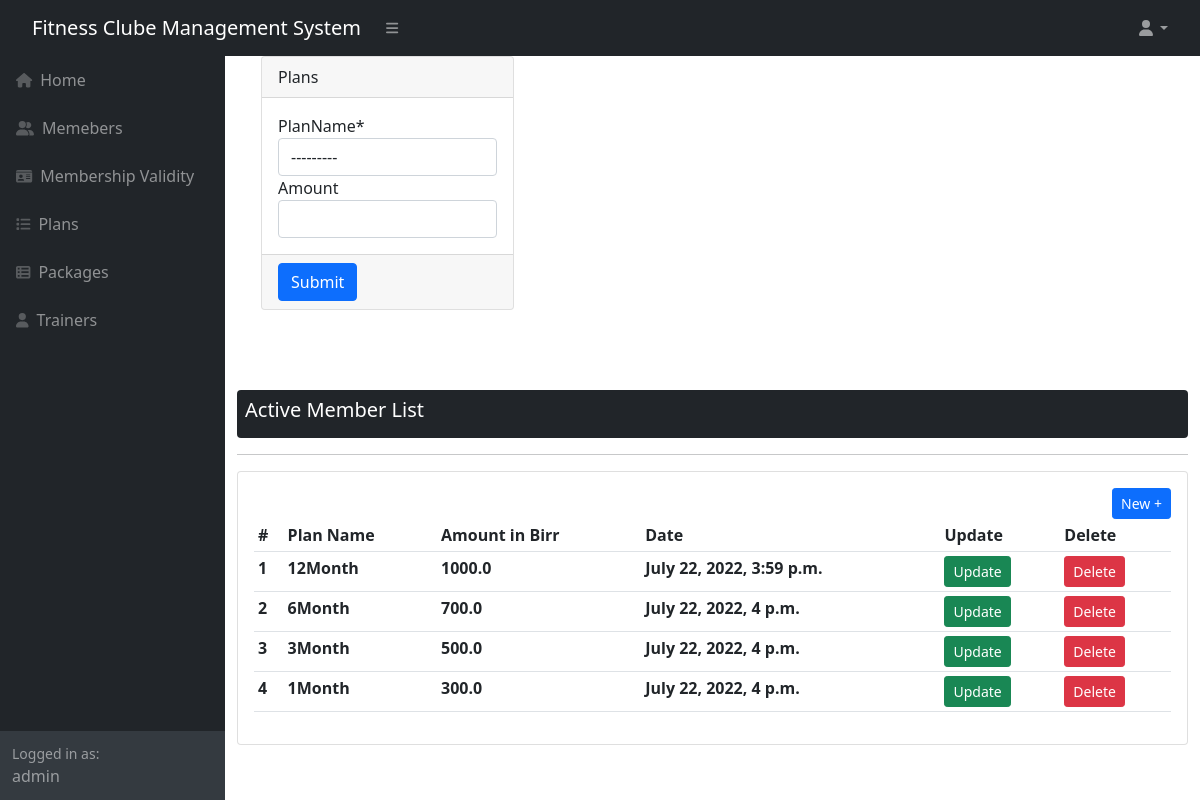
Screenshot of /plans/ (signed in) with the database file from the repository.
### fitnessClub/models.py (models this page shows, shortened)
class PlanList(models.Model):
    PLANS = (
        ('1Month','1Month'),
        ('3Month','3Month'),
        ('6Month','6Month'),
        ('12Month','12Month')
    )
    planName = models.CharField(max_length=50, null=True, choices = PLANS)
    amount = models.FloatField(null=True,blank=True)
    dateCreated = models.DateTimeField(auto_now_add=True, null=True)

### fitnessClub/views.py (the view)
# urls.py: path('plans/',views.plans, name='plans'),
@login_required(login_url='login')
def plans(request):
    form = PlanListForm()
    plan = PlanList.objects.all()
    if request.method == 'POST':
        form = PlanListForm(request.POST)
        if form.is_valid():
            form.save()
            messages.success(request, 'Plans information is successfully added ' )
            form = PlanListForm()
    context = {'form':form,'plan':plan}
    return render(request, 'plans.html', context)

### fitnessClub/forms.py
class PlanListForm(ModelForm):
    class Meta:
        model = PlanList
        fields = '__all__'

### fitnessClub/templates/plans.html (shortened to what this page needs)
{% extends 'base.html' %}
{% load crispy_forms_tags %}
{% block content %}
    <div id="layoutSidenav_content">
        <main>
            <div class="container-fluid">
                <div class="col-lg-12">
                    <div class="row">
                        <div class="col-md-4">
                            <div class="container">
                                <form action="" method="POST" id="manage-plan">
                                    <div class="card">
                                        <div class="card-header">
                                                Plans
                                        </div>
                                        <div class="card-body">
                                            {{form|crispy}}
                                        </div>
                                        <div class="card-footer">
                                            <input type="submit" class="btn btn-primary" value="Submit">
                                        </div>
                                    </div>
                                    <div class="p-3">
                                    </div>
                                </form>
                            </div>
                        </div>
                        <div class="container">
                            <div class="bg-dark text-white p-2 mt-5 rounded">
                                <h5>Active Member List</h5>
                            </div>
                            <hr>
                            <div class="card card-body">
                                <div class="d-flex justify-content-end">
                                    <a href="{% url 'plans' %}" class="btn btn-primary btn-sm">
                                        New +
                                    </a>
                                </div>
                                <table class="table table-sm">
                                    <tr>
                                        <th>#</th>
                                        <th>Plan Name</th>
                                        <th>Amount in Birr</th>
                                        <th>Date</th>
                                        <th>Update</th>
                                        <th>Delete</th>
                                    </tr>
                                    {% for plans in plan %}
                                        <tr>
                                            <th>{{plans.id}}</th>
                                            <th>{{plans.planName}}</th>
                                            <th>{{plans.amount}}</th>
                                            <th>{{plans.dateCreated}}</th>
                                            <th><a href="{% url 'updatePlans' plans.id %}" class="btn btn-sm btn-success">Update</a></th>
                                            <th><a href="{% url 'deletePlans' plans.id %}" class="btn btn-sm btn-danger">Delete</a></th>
                                        </tr>
                                    {% endfor %}
                                </table>
                            </div>
                        </div>
                    </div>
                </div>
            </div>
        </main>
    </div>
{% endblock content %}

### fitnessClub/templates/base.html (shortened to what this page needs)
{% load static %}
<!DOCTYPE html>
<html lang="en">
    <head>
        <link href="https://cdn.jsdelivr.net/npm/simple-datatables@latest/dist/style.css" rel="stylesheet" />
        <link href={% static 'css/styles.css' %} rel="stylesheet" />
    </head>
    <body class="sb-nav-fixed">
        <nav class="sb-topnav navbar navbar-expand navbar-dark bg-dark">
            <div class="mx-3">
                <a class="navbar-brand ps-3" href={% url 'index' %}>Fitness Clube Management System</a>
            </div>
            <button class="btn btn-link btn-sm order-1 order-lg-0 me-4 me-lg-0" id="sidebarToggle" href="#!"><i class="fas fa-bars"></i></button>
            <div class="ms-auto">
                <ul class="navbar-nav ms-auto ms-md-0 me-3 me-lg-4">
                    <li class="nav-item dropdown">
                        <a class="nav-link dropdown-toggle" id="navbarDropdown" href="#" role="button" data-bs-toggle="dropdown" aria-expanded="false"><i class="fas fa-user fa-fw"></i></a>
                    </li>
                </ul>
            </div>
        </nav>
        <div id="layoutSidenav">
            <div id="layoutSidenav_nav">
                <nav class="sb-sidenav accordion sb-sidenav-dark" id="sidenavAccordion">
                    <div class="sb-sidenav-menu">
                        <div class="nav">
                            <a class="nav-link" href={% url 'index' %}>
                                <div class="sb-nav-link-icon"><i class="fas fa-home"></i></div>
                                Home
                            <a class="nav-link" href={% url 'members' %}>
                                <div class="sb-nav-link-icon"><i class="fas fa-user-friends"></i></div>
                                Memebers
                            <a class="nav-link" href={% url 'membershipvalidation' %}>
                                <div class="sb-nav-link-icon"><i class="fas fa-id-card"></i></div>
                                Membership Validity
                            <a class="nav-link" href={% url 'plans' %}>
                                <div class="sb-nav-link-icon"><i class="fas fa-list"></i></div>
                                Plans
                            <a class="nav-link" href={% url 'packages' %}>
                                <div class="sb-nav-link-icon"><i class="fas fa-th-list"></i></div>
                                Packages
                            <a class="nav-link" href={% url 'trainers' %}>
                                <div class="sb-nav-link-icon"><i class="fas fa-user"></i></div>
                                Trainers
                        </div>
                    </div>
                    <div class="sb-sidenav-footer">
                        <div class="small">Logged in as:</div>
                        {{request.user}}
                    </div>
                </nav>
            </div>
                    {% block content %} {% endblock %}
        </div>
    </body>
</html>

### rows the page displays
PlanList: id "1", planName "12Month", amount "1000.0", dateCreated "July 22, 2022, 3:59 p.m."
PlanList: id "2", planName "6Month", amount "700.0", dateCreated "July 22, 2022, 4 p.m."
PlanList: id "3", planName "3Month", amount "500.0", dateCreated "July 22, 2022, 4 p.m."
PlanList: id "4", planName "1Month", amount "300.0", dateCreated "July 22, 2022, 4 p.m."

### other values shown
{{ request.user }} "admin"
